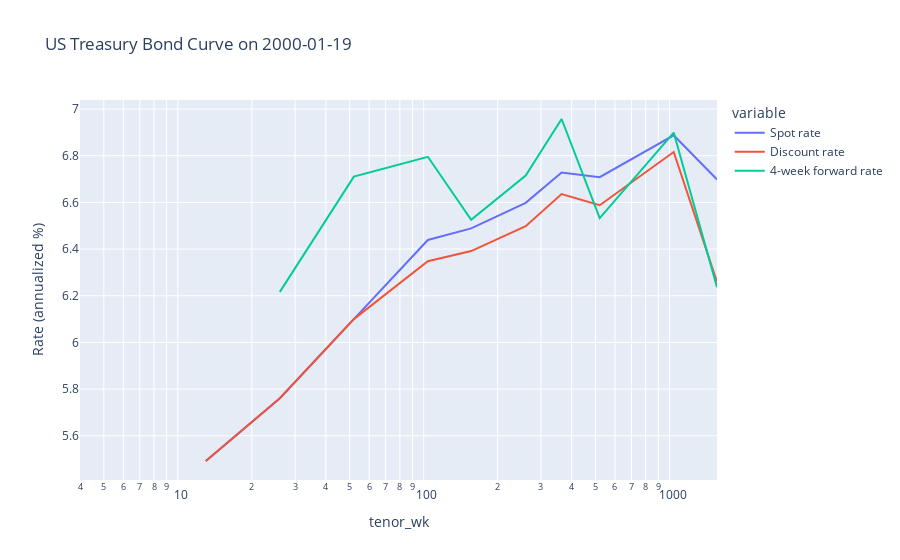

Notebook code for this chart:
### Markdown cell above
Intuitively, the forward rate should look something like the derivative of the spot rate.

### Code cell
plot_yc('2000-01-19', log_x=True)

### Figure 1 — Plotly figure (JSON) as saved in the notebook; plotly's stock layout.template omitted (floating-point values rounded to 4 significant figures)
{"data": [{"hovertemplate": "variable=Spot rate<br>tenor_wk=%{x}<br>Rate (annualized %)=%{y}<extra></extra>", "legendgroup": "Spot rate", "line": {"color": "#636efa", "dash": "solid"}, "marker": {"symbol": "circle"}, "mode": "lines", "name": "Spot rate", "orientation": "v", "showlegend": true, "type": "scatter", "x": [4, 13, 26, 52, 104, 156, 260, 364, 520, 1040, 1560], "xaxis": "x", "y": [null, 5.492, 5.761, 6.1, 6.439, 6.489, 6.598, 6.728, 6.708, 6.887, 6.698], "yaxis": "y"}, {"hovertemplate": "variable=Discount rate<br>tenor_wk=%{x}<br>Rate (annualized %)=%{y}<extra></extra>", "legendgroup": "Discount rate", "line": {"color": "#EF553B", "dash": "solid"}, "marker": {"symbol": "circle"}, "mode": "lines", "name": "Discount rate", "orientation": "v", "showlegend": true, "type": "scatter", "x": [4, 13, 26, 52, 104, 156, 260, 364, 520, 1040, 1560], "xaxis": "x", "y": [null, 5.492, 5.761, 6.1, 6.348, 6.392, 6.498, 6.636, 6.588, 6.816, 6.259], "yaxis": "y"}, {"hovertemplate": "variable=4-week forward rate<br>tenor_wk=%{x}<br>Rate (annualized %)=%{y}<extra></extra>", "legendgroup": "4-week forward rate", "line": {"color": "#00cc96", "dash": "solid"}, "marker": {"symbol": "circle"}, "mode": "lines", "name": "4-week forward rate", "orientation": "v", "showlegend": true, "type": "scatter", "x": [4, 13, 26, 52, 104, 156, 260, 364, 520, 1040, 1560], "xaxis": "x", "y": [null, null, 6.216, 6.71, 6.795, 6.525, 6.715, 6.957, 6.533, 6.899, 6.237], "yaxis": "y"}], "layout": {"autosize": true, "legend": {"title": {"text": "variable"}, "tracegroupgap": 0}, "title": {"text": "US Treasury Bond Curve on 2000-01-19"}, "xaxis": {"anchor": "y", "autorange": true, "domain": [0, 1], "range": [0.6021, 3.193], "title": {"text": "tenor_wk"}, "type": "log"}, "yaxis": {"anchor": "x", "autorange": true, "domain": [0, 1], "range": [5.41, 7.039], "title": {"text": "Rate (annualized %)"}, "type": "linear"}}}
